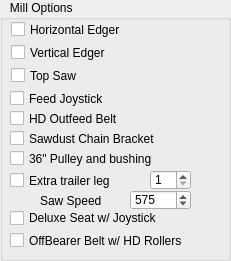
          <widget class="QGroupBox" name="groupBox_5">
           <property name="geometry">
            <rect>
             <x>0</x>
             <y>150</y>
             <width>231</width>
             <height>261</height>
            </rect>
           </property>
           <property name="toolTip">
            <string/>
           </property>
           <property name="title">
            <string>   Mill Options</string>
           </property>
           <widget class="QCheckBox" name="verticalEdgerCheckBox">
            <property name="geometry">
             <rect>
              <x>11</x>
              <y>44</y>
              <width>191</width>
              <height>17</height>
             </rect>
            </property>
            <property name="toolTip">
             <string>37,000.00</string>
            </property>
            <property name="text">
             <string>Vertical Edger</string>
            </property>
           </widget>
           <widget class="QCheckBox" name="horizontalEdgerCheckBox">
            <property name="geometry">
             <rect>
              <x>11</x>
              <y>21</y>
              <width>181</width>
              <height>17</height>
             </rect>
            </property>
            <property name="toolTip">
             <string>30,000.00</string>
            </property>
            <property name="text">
             <string>Horizontal Edger</string>
            </property>
           </widget>
           <widget class="QCheckBox" name="hdOutfeedCheckBox">
            <property name="geometry">
             <rect>
              <x>10</x>
              <y>110</y>
              <width>171</width>
              <height>17</height>
             </rect>
            </property>
            <property name="toolTip">
             <string>8,500.00</string>
            </property>
            <property name="text">
             <string>HD Outfeed Belt</string>
            </property>
           </widget>
           <widget class="QCheckBox" name="topSawCheckBox">
            <property name="geometry">
             <rect>
              <x>11</x>
              <y>67</y>
              <width>91</width>
              <height>17</height>
             </rect>
            </property>
            <property name="toolTip">
             <string>18,000.00</string>
            </property>
            <property name="text">
             <string>Top Saw</string>
            </property>
           </widget>
           <widget class="QCheckBox" name="feedJoystickCheckBox">
            <property name="geometry">
             <rect>
              <x>10</x>
              <y>90</y>
              <width>151</width>
              <height>17</height>
             </rect>
            </property>
            <property name="toolTip">
             <string>4,750.00</string>
            </property>
            <property name="text">
             <string>Feed Joystick</string>
            </property>
           </widget>
           <widget class="QCheckBox" name="sawdustChainCheckBox">
            <property name="geometry">
             <rect>
              <x>10</x>
              <y>130</y>
              <width>191</width>
              <height>17</height>
             </rect>
            </property>
            <property name="toolTip">
             <string>1,500.00</string>
            </property>
            <property name="text">
             <string>Sawdust Chain Bracket</string>
            </property>
           </widget>
           <widget class="QCheckBox" name="drivePulleyCheckBox">
            <property name="geometry">
             <rect>
              <x>10</x>
              <y>150</y>
              <width>181</width>
              <height>17</height>
             </rect>
            </property>
            <property name="toolTip">
             <string>1,280.00</string>
            </property>
            <property name="text">
             <string>36&quot; Pulley and bushing</string>
            </property>
           </widget>
           <widget class="QSpinBox" name="sawSpeedSpinBox">
            <property name="geometry">
             <rect>
              <x>130</x>
              <y>190</y>
              <width>61</width>
              <height>20</height>
             </rect>
            </property>
            <property name="minimum">
             <number>500</number>
            </property>
            <property name="maximum">
             <number>800</number>
            </property>
            <property name="value">
             <number>575</number>
            </property>
           </widget>
           <widget class="QLabel" name="sawSpeedlabel">
            <property name="geometry">
             <rect>
              <x>40</x>
              <y>190</y>
              <width>81</width>
              <height>21</height>
             </rect>
            </property>
            <property name="text">
             <string>Saw Speed</string>
            </property>
           </widget>
           <widget class="QSpinBox" name="extraLegSpinBox">
            <property name="geometry">
             <rect>
              <x>150</x>
              <y>170</y>
              <width>41</width>
              <height>20</height>
             </rect>
            </property>
            <property name="minimum">
             <number>1</number>
            </property>
            <property name="maximum">
             <number>4</number>
            </property>
           </widget>
           <widget class="QCheckBox" name="extraLegCheckBox">
            <property name="geometry">
             <rect>
              <x>10</x>
              <y>172</y>
              <width>131</width>
              <height>17</height>
             </rect>
            </property>
            <property name="toolTip">
             <string>500.00</string>
            </property>
            <property name="text">
             <string>Extra trailer leg</string>
            </property>
           </widget>
           <widget class="QCheckBox" name="deluxeSeatCheckBox">
            <property name="geometry">
             <rect>
              <x>10</x>
              <y>210</y>
              <width>181</width>
              <height>16</height>
             </rect>
            </property>
            <property name="toolTip">
             <string>20,000.00</string>
            </property>
            <property name="text">
             <string>Deluxe Seat w/ Joystick</string>
            </property>
           </widget>
           <widget class="QCheckBox" name="offbearerBeltCheckBox">
            <property name="geometry">
             <rect>
              <x>10</x>
              <y>230</y>
              <width>221</width>
              <height>21</height>
             </rect>
            </property>
            <property name="toolTip">
             <string>8,500.00</string>
            </property>
            <property name="text">
             <string>OffBearer Belt w/ HD Rollers</string>
            </property>
           </widget>
          </widget>
